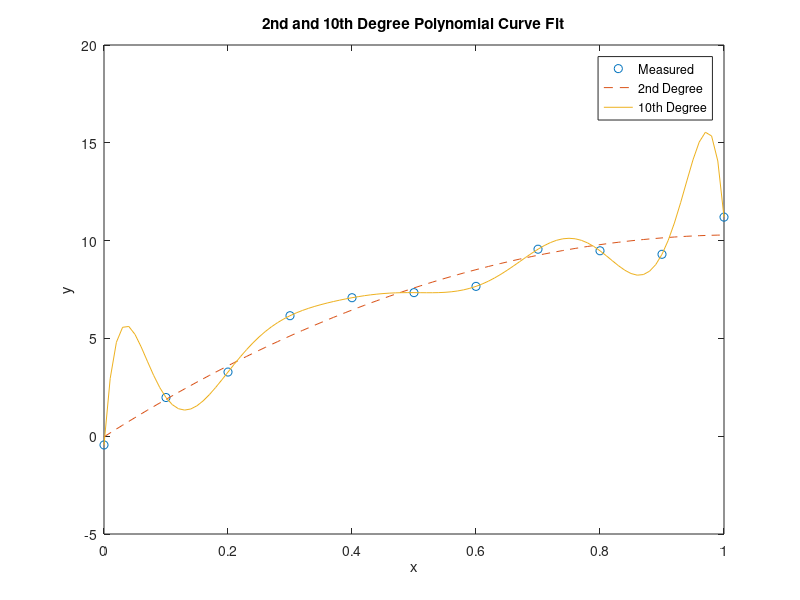

Source code (MATLAB):
%polynomial curve fitting
clc;
clear;
close all;
x=0:0.1:1;
y=[-0.447 1.978 3.28 6.16 7.08 7.34 7.66 9.56 9.48 9.30 11.2];
a2=polyfit(x,y,2);
a10=polyfit(x,y,10);
xi=linspace(0,1,101);
yi2=polyval(a2,xi);
yi10=polyval(a10,xi);
plot(x,y,'o',xi,yi2,'--',xi,yi10),...
    xlabel('x'),ylabel('y'),...
    title('2nd and 10th Degree Polynomial Curve Fit'),...
    legend('Measured','2nd Degree','10th Degree')
